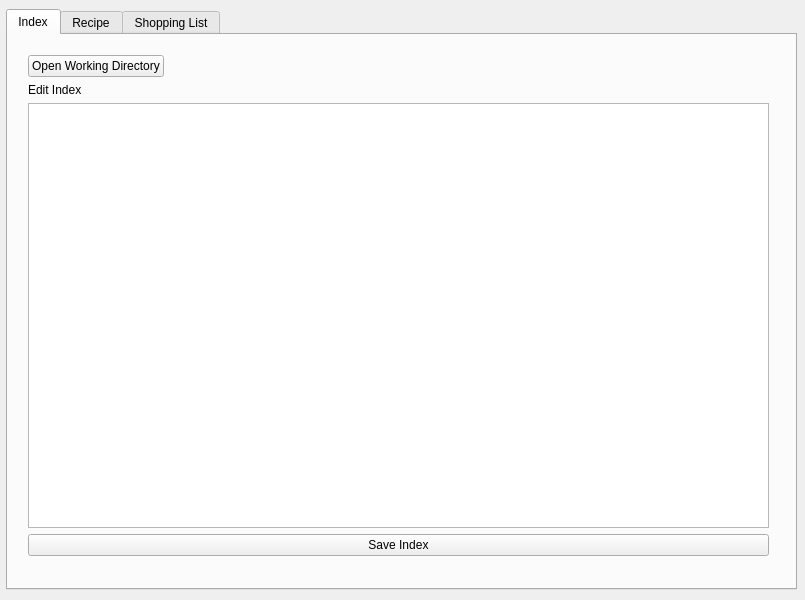
<?xml version="1.0" encoding="UTF-8"?>
<ui version="4.0">
 <class>MainWindow</class>
 <widget class="QMainWindow" name="MainWindow">
  <property name="geometry">
   <rect>
    <x>0</x>
    <y>0</y>
    <width>805</width>
    <height>600</height>
   </rect>
  </property>
  <property name="windowTitle">
   <string>MainWindow</string>
  </property>
  <widget class="QWidget" name="centralwidget">
   <widget class="QTabWidget" name="tabWidget">
    <property name="geometry">
     <rect>
      <x>6</x>
      <y>9</y>
      <width>791</width>
      <height>581</height>
     </rect>
    </property>
    <property name="currentIndex">
     <number>0</number>
    </property>
    <widget class="QWidget" name="IndexView">
     <attribute name="title">
      <string>Index</string>
     </attribute>
     <widget class="QWidget" name="verticalLayoutWidget">
      <property name="geometry">
       <rect>
        <x>20</x>
        <y>20</y>
        <width>741</width>
        <height>501</height>
       </rect>
      </property>
      <layout class="QVBoxLayout" name="verticalLayout">
       <item>
        <layout class="QHBoxLayout" name="horizontalLayout_2">
         <item>
          <widget class="QPushButton" name="btnOpenDir">
           <property name="text">
            <string>Open Working Directory</string>
           </property>
          </widget>
         </item>
         <item>
          <spacer name="horizontalSpacer">
           <property name="orientation">
            <enum>Qt::Orientation::Horizontal</enum>
           </property>
           <property name="sizeHint" stdset="0">
            <size>
             <width>40</width>
             <height>20</height>
            </size>
           </property>
          </spacer>
         </item>
        </layout>
       </item>
       <item>
        <widget class="QLabel" name="indexLabel">
         <property name="text">
          <string>Edit Index</string>
         </property>
        </widget>
       </item>
       <item>
        <widget class="QPlainTextEdit" name="indexFileTextEdit"/>
       </item>
       <item>
        <layout class="QHBoxLayout" name="horizontalLayout">
         <item>
          <widget class="QPushButton" name="btnSaveIndex">
           <property name="text">
            <string>Save Index</string>
           </property>
          </widget>
         </item>
        </layout>
       </item>
      </layout>
     </widget>
    </widget>
    <widget class="QWidget" name="RecipeView">
     <attribute name="title">
      <string>Recipe</string>
     </attribute>
     <widget class="QWidget" name="verticalLayoutWidget_2">
      <property name="geometry">
       <rect>
        <x>20</x>
        <y>20</y>
        <width>741</width>
        <height>501</height>
       </rect>
      </property>
      <layout class="QVBoxLayout" name="verticalLayout_2">
       <item>
        <layout class="QHBoxLayout" name="horizontalLayout_3">
         <item>
          <widget class="QPushButton" name="btnOpenRecipe">
           <property name="text">
            <string>Edit Recipe File</string>
           </property>
          </widget>
         </item>
         <item>
          <spacer name="horizontalSpacer_2">
           <property name="orientation">
            <enum>Qt::Orientation::Horizontal</enum>
           </property>
           <property name="sizeHint" stdset="0">
            <size>
             <width>40</width>
             <height>20</height>
            </size>
           </property>
          </spacer>
         </item>
        </layout>
       </item>
       <item>
        <widget class="QLabel" name="indexLabel_2">
         <property name="text">
          <string>Edit Recipe File</string>
         </property>
        </widget>
       </item>
       <item>
        <widget class="QPlainTextEdit" name="indexFileTextEdit_2"/>
       </item>
       <item>
        <layout class="QHBoxLayout" name="horizontalLayout_4">
         <item>
          <widget class="QPushButton" name="btnSaveRecipe">
           <property name="text">
            <string>Save Recipe</string>
           </property>
          </widget>
         </item>
        </layout>
       </item>
      </layout>
     </widget>
    </widget>
    <widget class="QWidget" name="ShoppingView">
     <attribute name="title">
      <string>Shopping List</string>
     </attribute>
    </widget>
   </widget>
  </widget>
 </widget>
 <resources/>
 <connections/>
</ui>
